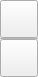
     <widget class="QFrame" name="mZoomInOutFrame">
      <property name="geometry">
       <rect>
        <x>1200</x>
        <y>20</y>
        <width>41</width>
        <height>81</height>
       </rect>
      </property>
      <layout class="QVBoxLayout" name="mZoomInOutLayout">
       <property name="spacing">
        <number>0</number>
       </property>
       <property name="sizeConstraint">
        <enum>QLayout::SetFixedSize</enum>
       </property>
       <property name="leftMargin">
        <number>0</number>
       </property>
       <property name="topMargin">
        <number>0</number>
       </property>
       <property name="rightMargin">
        <number>0</number>
       </property>
       <property name="bottomMargin">
        <number>0</number>
       </property>
       <item>
        <widget class="QPushButton" name="mZoomInButton">
         <property name="sizePolicy">
          <sizepolicy hsizetype="Fixed" vsizetype="Fixed">
           <horstretch>0</horstretch>
           <verstretch>0</verstretch>
          </sizepolicy>
         </property>
         <property name="minimumSize">
          <size>
           <width>38</width>
           <height>38</height>
          </size>
         </property>
         <property name="maximumSize">
          <size>
           <width>38</width>
           <height>38</height>
          </size>
         </property>
         <property name="text">
          <string/>
         </property>
         <property name="icon">
          <iconset resource="../../images/images.qrc">
           <normaloff>:/images/ribbon/zoom_in.png</normaloff>:/images/ribbon/zoom_in.png</iconset>
         </property>
         <property name="iconSize">
          <size>
           <width>38</width>
           <height>38</height>
          </size>
         </property>
         <property name="flat">
          <bool>false</bool>
         </property>
        </widget>
       </item>
       <item>
        <widget class="QFrame" name="mZoomBackgroundFrame">
         <property name="sizePolicy">
          <sizepolicy hsizetype="Preferred" vsizetype="Fixed">
           <horstretch>0</horstretch>
           <verstretch>0</verstretch>
          </sizepolicy>
         </property>
         <property name="minimumSize">
          <size>
           <width>0</width>
           <height>1</height>
          </size>
         </property>
         <property name="maximumSize">
          <size>
           <width>16777215</width>
           <height>1</height>
          </size>
         </property>
         <property name="baseSize">
          <size>
           <width>0</width>
           <height>0</height>
          </size>
         </property>
         <property name="frameShape">
          <enum>QFrame::StyledPanel</enum>
         </property>
         <property name="frameShadow">
          <enum>QFrame::Plain</enum>
         </property>
         <property name="lineWidth">
          <number>0</number>
         </property>
         <layout class="QVBoxLayout" name="verticalLayout">
          <property name="spacing">
           <number>0</number>
          </property>
          <property name="leftMargin">
           <number>1</number>
          </property>
          <property name="topMargin">
           <number>0</number>
          </property>
          <property name="rightMargin">
           <number>1</number>
          </property>
          <property name="bottomMargin">
           <number>0</number>
          </property>
         </layout>
        </widget>
       </item>
       <item>
        <widget class="QPushButton" name="mZoomOutButton">
         <property name="sizePolicy">
          <sizepolicy hsizetype="Fixed" vsizetype="Fixed">
           <horstretch>0</horstretch>
           <verstretch>0</verstretch>
          </sizepolicy>
         </property>
         <property name="minimumSize">
          <size>
           <width>38</width>
           <height>38</height>
          </size>
         </property>
         <property name="maximumSize">
          <size>
           <width>38</width>
           <height>38</height>
          </size>
         </property>
         <property name="text">
          <string/>
         </property>
         <property name="icon">
          <iconset resource="../../images/images.qrc">
           <normaloff>:/images/ribbon/zoom_out.png</normaloff>:/images/ribbon/zoom_out.png</iconset>
         </property>
         <property name="iconSize">
          <size>
           <width>38</width>
           <height>38</height>
          </size>
         </property>
         <property name="flat">
          <bool>false</bool>
         </property>
        </widget>
       </item>
      </layout>
     </widget>
